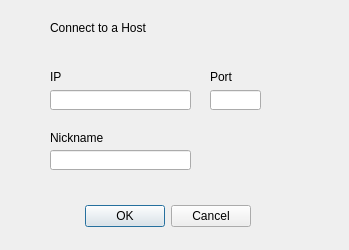
<?xml version="1.0" encoding="UTF-8"?>
<ui version="4.0">
 <class>ConnectionSetup</class>
 <widget class="QDialog" name="ConnectionSetup">
  <property name="geometry">
   <rect>
    <x>0</x>
    <y>0</y>
    <width>349</width>
    <height>250</height>
   </rect>
  </property>
  <property name="windowTitle">
   <string>Dialog</string>
  </property>
  <widget class="QDialogButtonBox" name="buttonBox">
   <property name="geometry">
    <rect>
     <x>20</x>
     <y>200</y>
     <width>231</width>
     <height>32</height>
    </rect>
   </property>
   <property name="orientation">
    <enum>Qt::Horizontal</enum>
   </property>
   <property name="standardButtons">
    <set>QDialogButtonBox::Cancel|QDialogButtonBox::Ok</set>
   </property>
  </widget>
  <widget class="QLineEdit" name="edtPort">
   <property name="geometry">
    <rect>
     <x>210</x>
     <y>90</y>
     <width>51</width>
     <height>20</height>
    </rect>
   </property>
  </widget>
  <widget class="QLabel" name="lblPort">
   <property name="geometry">
    <rect>
     <x>210</x>
     <y>70</y>
     <width>47</width>
     <height>13</height>
    </rect>
   </property>
   <property name="text">
    <string>Port</string>
   </property>
  </widget>
  <widget class="QLineEdit" name="edtIpAdress">
   <property name="geometry">
    <rect>
     <x>50</x>
     <y>90</y>
     <width>141</width>
     <height>20</height>
    </rect>
   </property>
  </widget>
  <widget class="QLabel" name="lblIP">
   <property name="geometry">
    <rect>
     <x>50</x>
     <y>70</y>
     <width>47</width>
     <height>13</height>
    </rect>
   </property>
   <property name="text">
    <string>IP</string>
   </property>
  </widget>
  <widget class="QLabel" name="label">
   <property name="geometry">
    <rect>
     <x>50</x>
     <y>20</y>
     <width>161</width>
     <height>16</height>
    </rect>
   </property>
   <property name="text">
    <string>Connect to a Host</string>
   </property>
  </widget>
  <widget class="QLabel" name="label_2">
   <property name="geometry">
    <rect>
     <x>50</x>
     <y>130</y>
     <width>60</width>
     <height>16</height>
    </rect>
   </property>
   <property name="text">
    <string>Nickname</string>
   </property>
  </widget>
  <widget class="QLineEdit" name="edtIpAdress_2">
   <property name="geometry">
    <rect>
     <x>50</x>
     <y>150</y>
     <width>141</width>
     <height>20</height>
    </rect>
   </property>
  </widget>
  <widget class="QLabel" name="lblStatus">
   <property name="geometry">
    <rect>
     <x>50</x>
     <y>50</y>
     <width>171</width>
     <height>16</height>
    </rect>
   </property>
   <property name="text">
    <string/>
   </property>
  </widget>
 </widget>
 <resources/>
 <connections>
  <connection>
   <sender>buttonBox</sender>
   <signal>accepted()</signal>
   <receiver>ConnectionSetup</receiver>
   <slot>accept()</slot>
   <hints>
    <hint type="sourcelabel">
     <x>248</x>
     <y>254</y>
    </hint>
    <hint type="destinationlabel">
     <x>157</x>
     <y>274</y>
    </hint>
   </hints>
  </connection>
  <connection>
   <sender>buttonBox</sender>
   <signal>rejected()</signal>
   <receiver>ConnectionSetup</receiver>
   <slot>reject()</slot>
   <hints>
    <hint type="sourcelabel">
     <x>316</x>
     <y>260</y>
    </hint>
    <hint type="destinationlabel">
     <x>286</x>
     <y>274</y>
    </hint>
   </hints>
  </connection>
 </connections>
</ui>
